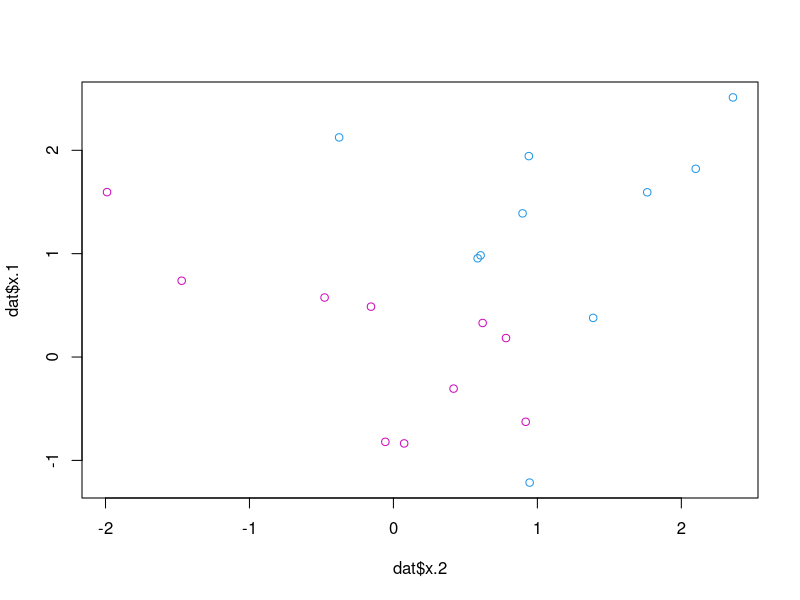
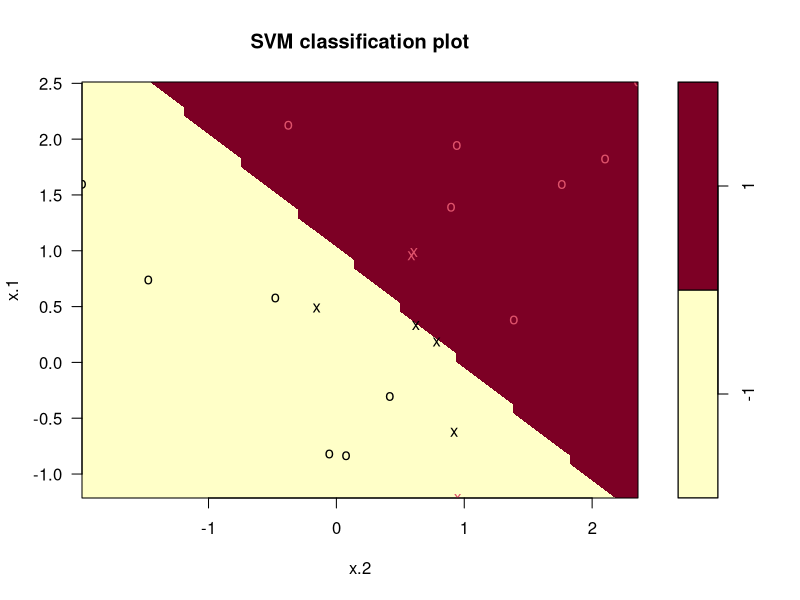
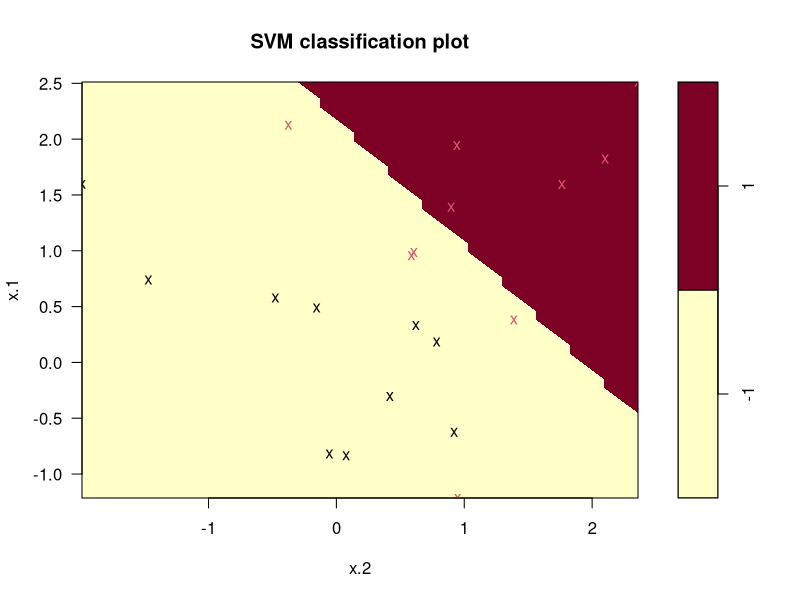
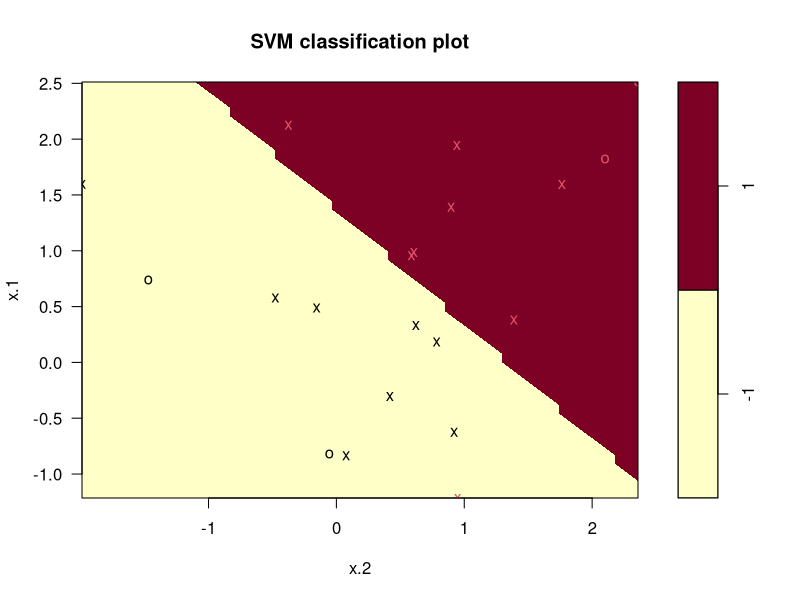
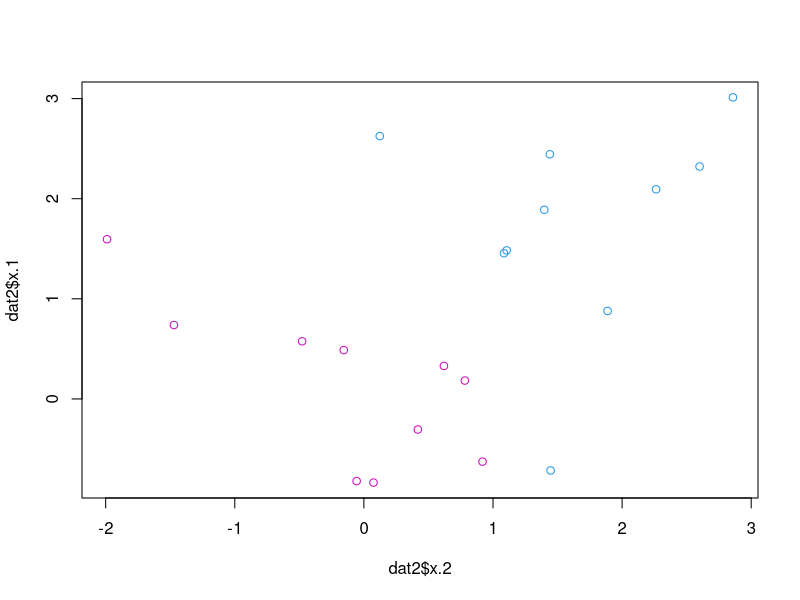
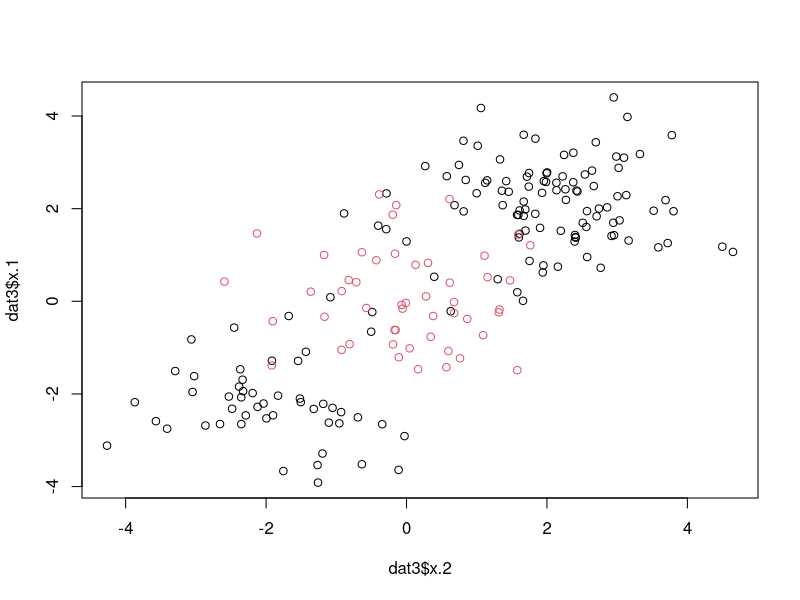
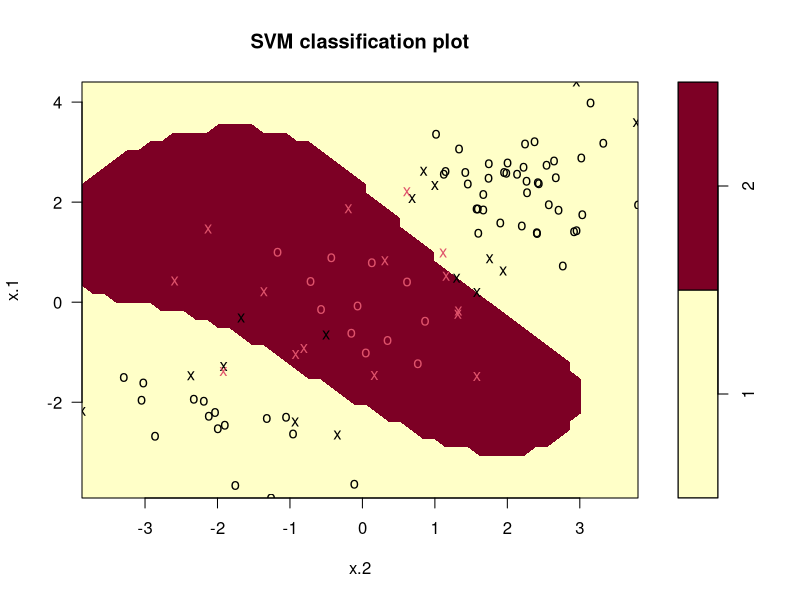
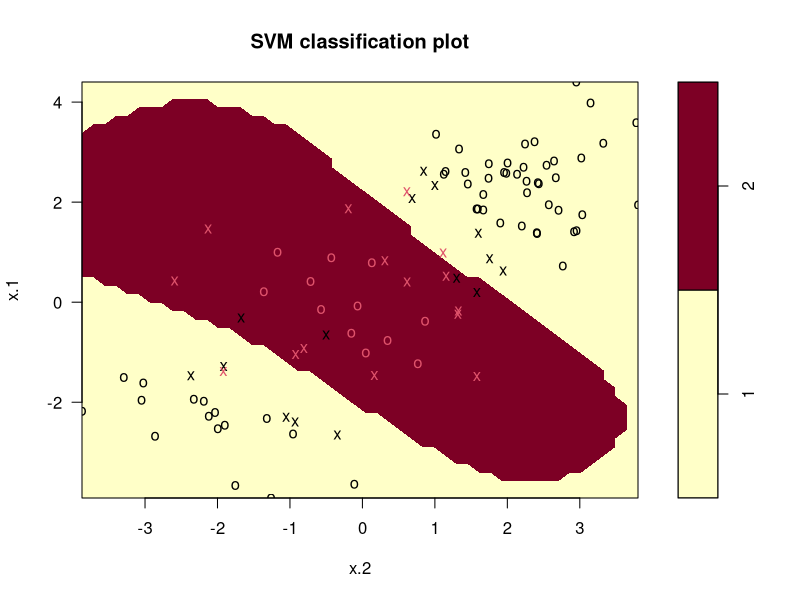

Source code (R) for these figures, in order:
## ---- chunk 1
rm(list=ls()) # clears workspace
library(e1071)
## ---- chunk 2
set.seed(1)
x <- matrix(rnorm(20*2),ncol=2)
l <- c(rep(-1,10),rep(1,10))
x[l==1, ] <- x[l==1, ]+1
dat <- data.frame(x=x,label=as.factor(l))
plot(dat$x.2,dat$x.1,col=(5-l)) 
## ---- chunk 3
svmfit1 <- svm(label~., data=dat,kernel="linear",cost=10,scale=FALSE)
plot(svmfit1,dat)
## ---- chunk 4
svmfit1$index 
summary(svmfit1)
## ---- chunk 5
svmfit2 <- svm(label~., data=dat,kernel="linear",cost=0.01,scale=FALSE)
plot(svmfit2,dat)
svmfit2$index 
summary(svmfit2)
## ---- chunk 6
set.seed(1)
tune.output <- tune(svm, label~.,data=dat, kernel="linear", 
                    ranges=list(cost=c(0.001,0.01,0.1,1, 10, 100)))

summary(tune.output)
## ---- chunk 7
bestmodel <- tune.output$best.model
summary(bestmodel)
plot(bestmodel,dat)
## ---- chunk 8
xtest <- matrix(rnorm(20*2),ncol=2)
ltest <- c(rep(-1,10),rep(1,10))
xtest[l==1, ] <- xtest[l==1, ]+1
testdat <- data.frame(x=xtest,label=as.factor(ltest))
## ---- chunk 9
ypred <- predict(bestmodel,testdat)
## ---- chunk 10
table(predict=ypred, real=testdat$label)
## ---- chunk 11
set.seed(1)
x2 <- matrix(rnorm(20*2),ncol=2)
l2<- c(rep(-1,10),rep(1,10))
x2[l2==1, ] <- x2[l2==1, ]+1.5
dat2 <- data.frame(x=x2,label=as.factor(l2))
plot(dat2$x.2,dat2$x.1,col=(5-l2))
## ---- chunk 12
set.seed(1) 
x3 <- matrix(rnorm(200*2),ncol=2)
l3<- c(rep(1,150),rep(2,50))
x3[1:100, ] <- x3[1:100, ]+2
x3[101:150, ] <- x3[101:150, ]-2
dat3 <- data.frame(x=x3,label=as.factor(l3))
plot(dat3$x.2,dat3$x.1,col=l3)
## ---- chunk 13
train=sample(200,100)
svmfit5=svm(label~.,data=dat3[train, ],kernel="radial", cost=1, gamma=1)
plot(svmfit5,dat3[train, ])
## ---- chunk 14
set.seed(1)
tune.output2 <- tune(svm, label~.,data=dat3[train,], kernel="radial", 
                    ranges=list(cost=c(0.1,1, 10, 100,1000),
                                gamma=c(0.5,1,2,3,4)))

summary(tune.output2)

bestmodel2 <- tune.output2$best.model
summary(bestmodel2)
plot(bestmodel2,dat3[train,])
